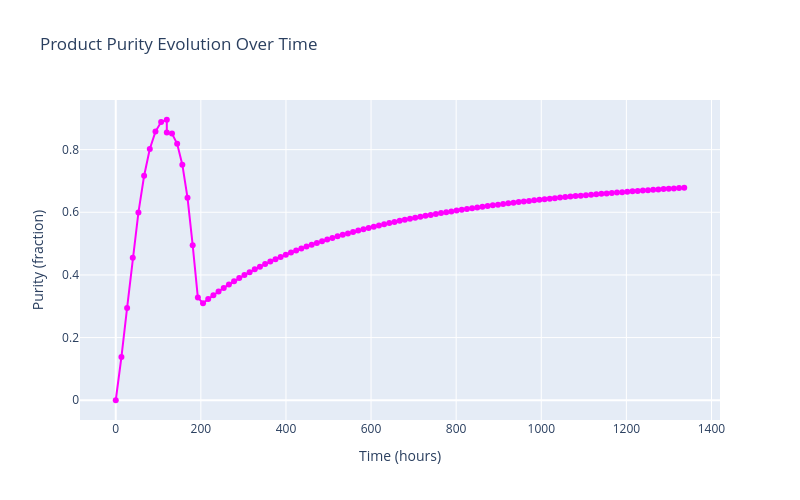

Write notebook code for a chart like this one.
### Code cell
for i in range(n_samples):
    purity[i].show()
